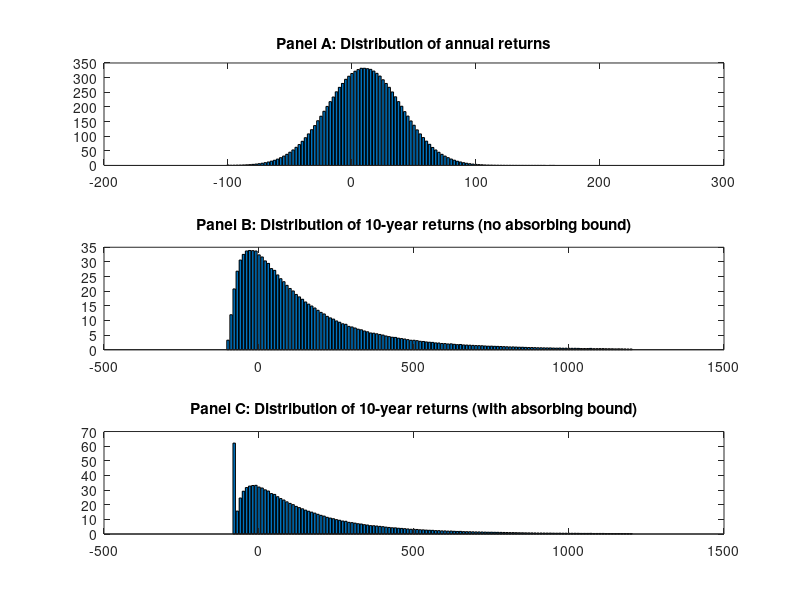

The MATLAB script that drew this image:
% This script simulates various long-horizon returns calibrated to 
% individual stock returns, as shown in Figure 3 of the paper.
clear
close all

%------------------------------------------------------------------------
% Assumptions
%------------------------------------------------------------------------
N               = 1000000;      % # of simulations
T               = 10;           % # periods per simulation

mu              = 1.10;         % single-period return mean (e.g., 1.1 i s a 10% return)
sigma           = 0.3;          % single-period return s.d.

r_lb            = 0.25;         % lower bound on return (e.g., 0.2 is a -80% return)

rng(1);

%------------------------------------------------------------------------
% Generate single period returns
%------------------------------------------------------------------------
eps             = randn(T,N);               % normally distributed shocks
R               = max(mu + sigma*eps, 0);   % truncate returns at -100%

%------------------------------------------------------------------------
% Generate long-horizon returns without absorbing boundary
%------------------------------------------------------------------------
RT              = cumprod(R);
RT_final        = RT(end,:);
RT_final_ann    = RT_final.^(1./T);

%------------------------------------------------------------------------
% Generate long-horizon returns with absorbing boundary
%------------------------------------------------------------------------
RT_absorb       = cumprod(R);
dur             = ones(1,N)*T;              % initiate duration at full horizon
for i = 1:N
    II = find(RT_absorb(:,i) <= r_lb,1);    % II will contain the first hitting time to the bound
    if ~isempty(II)
        RT_absorb(II:end,i) = r_lb;         % if hit bound, then set all subsequent returns to the bound
        dur(i) = II;                        % period of first hitting time
    end
end
RT_final_absorb     = RT_absorb(end,:);
RT_final_absorb_ann = RT_final_absorb.^(1./dur);

%------------------------------------------------------------------------
% Show distributions
%------------------------------------------------------------------------
figure;

% distribution of single period returns (Panel A)
subplot(3,1,1)
[n_1y,x_1y] = hist((reshape(R,numel(R),1)-1)*100,-100:2.5:205);
n_1y = n_1y/1000;   % display count in 000s
bar(x_1y(1:end-1),n_1y(1:end-1));
title('Panel A: Distribution of annual returns')

% distribution of long-horizon returns (Panel B)
subplot(3,1,2)
[n_10y,x_10y] = hist((RT_final-1)*100,-100:10:1210);
n_10y = n_10y/1000;   % display count in 000s
bar(x_10y(1:end-1),n_10y(1:end-1));
title('Panel B: Distribution of 10-year returns (no absorbing bound)')

% distribution of long-horizon returns w/ absorbing boundary (Panel C)
subplot(3,1,3)
[n_10yabs,x_10yabs] = hist((RT_final_absorb-1)*100,-100:10:1210);
n_10yabs = n_10yabs/1000;   % display count in 000s
bar(x_10yabs(1:end-1),n_10yabs(1:end-1));
title('Panel C: Distribution of 10-year returns (with absorbing bound)')
